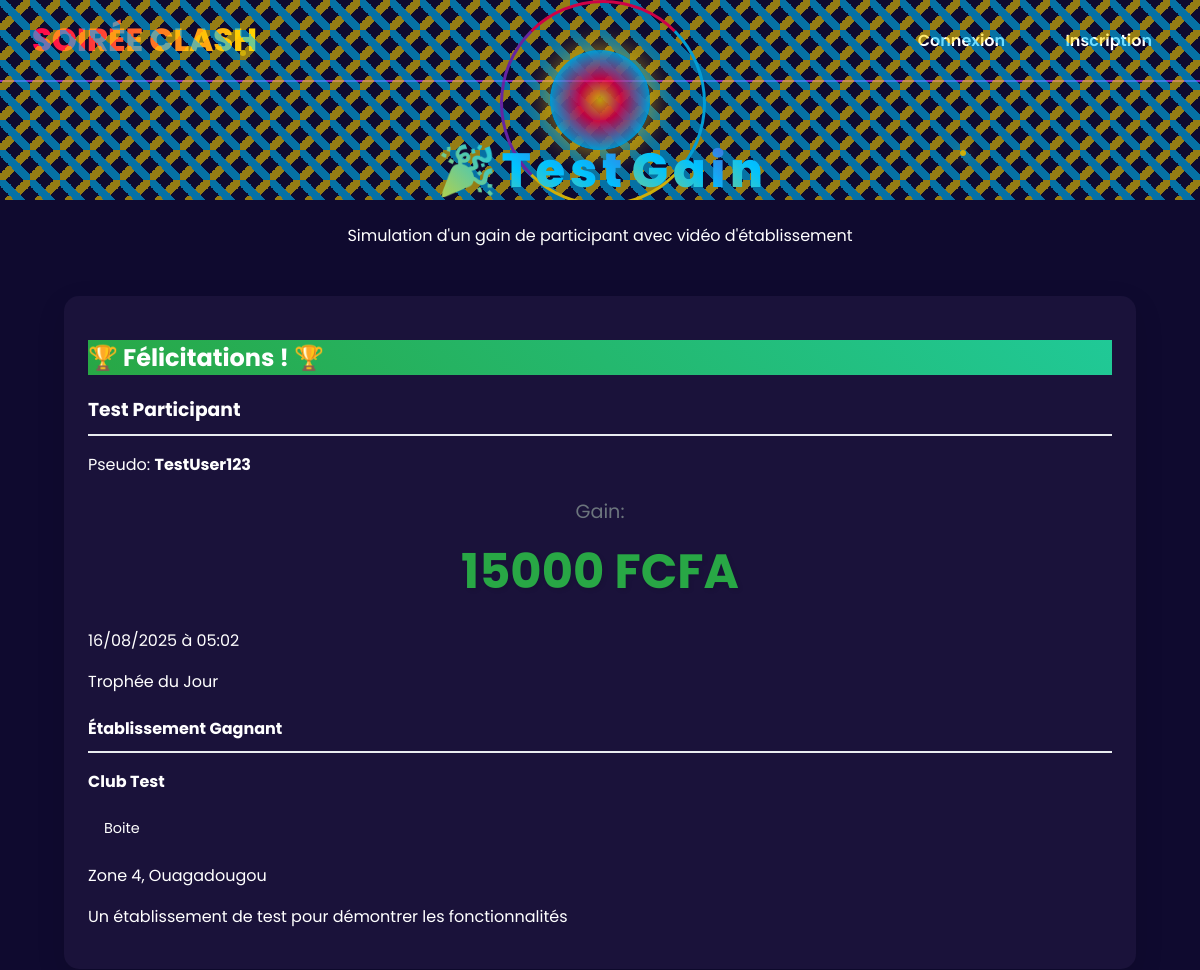
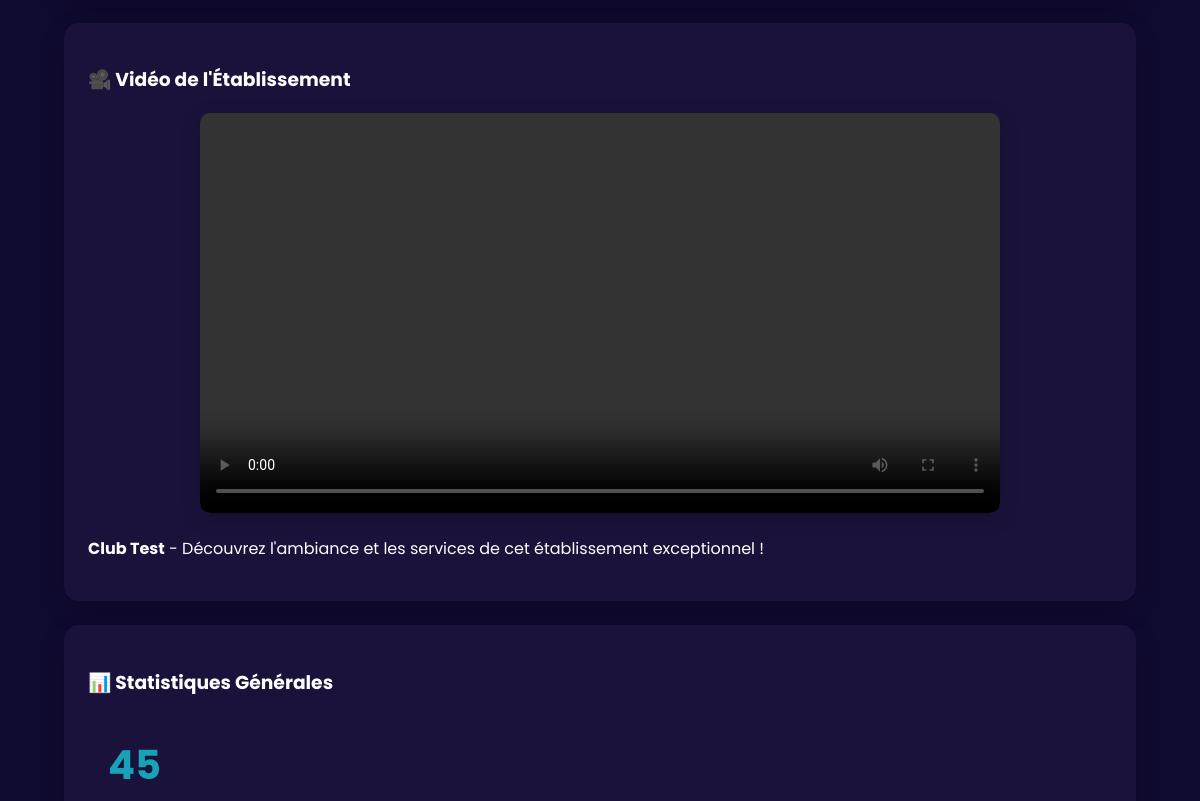
Page /test-gain-participant/ (upper part) on the earlier database version (2 pictures, top to bottom).
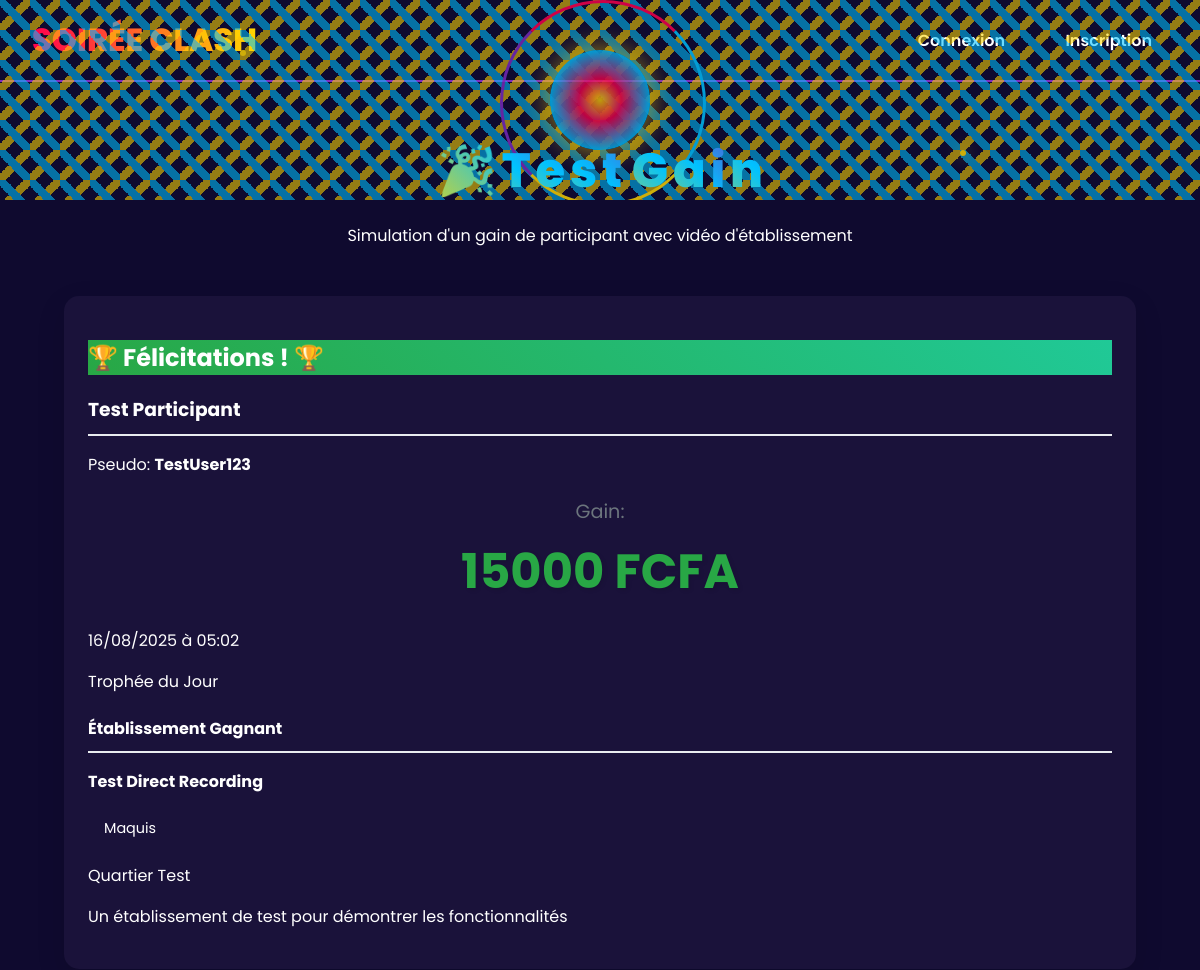
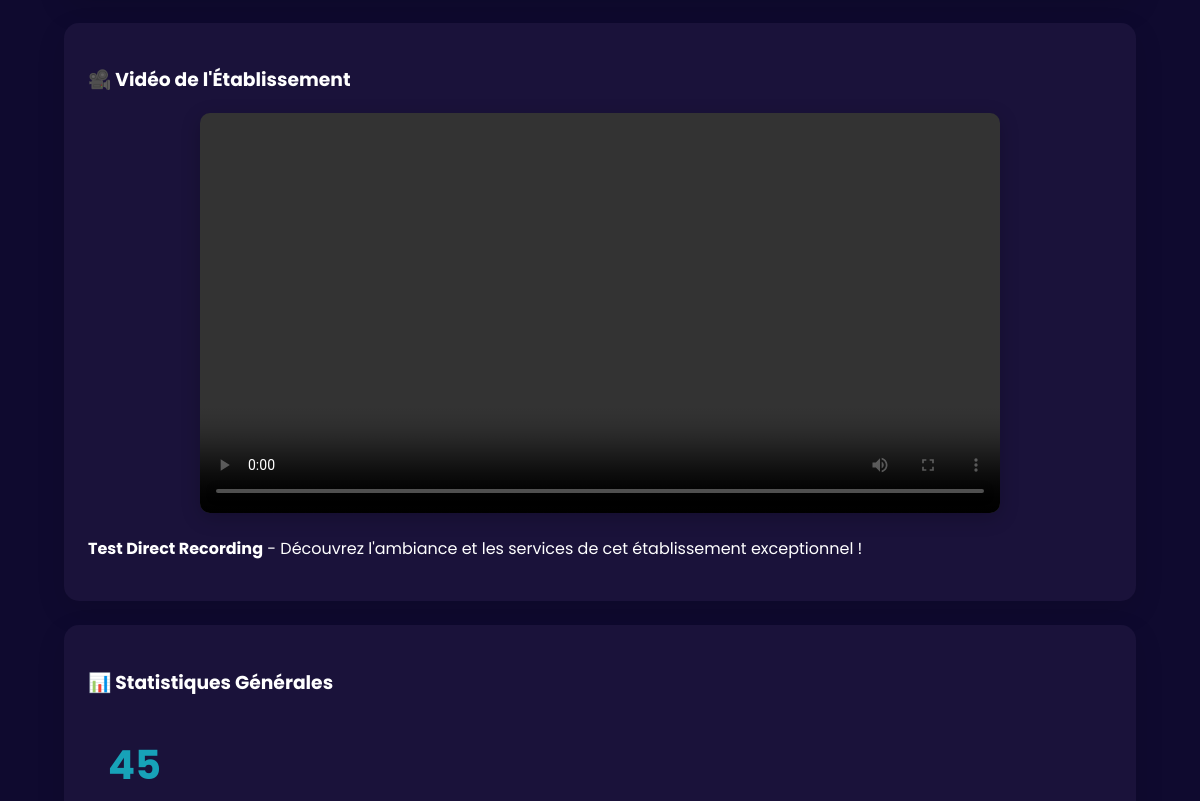
Same page on the later database version (2 pictures, top to bottom).
### soiree/models.py (models this page shows, shortened)
class Service(models.Model):
    TYPE_CHOICES = (
        ('maquis', 'Maquis'),
        ('boite', 'Boîte de Nuit'),
    )
    nom = models.CharField(max_length=100)
    type = models.CharField(max_length=10, choices=TYPE_CHOICES)
    localisation = models.CharField(max_length=200)
    adresse = models.TextField()
    telephone = models.CharField(max_length=20, blank=True)
    proprietaire = models.ForeignKey(User, on_delete=models.CASCADE)
    date_creation = models.DateTimeField(auto_now_add=True)
    actif = models.BooleanField(default=True)
    types_boissons_enregistres = models.BooleanField(default=False,
        help_text="Les types de boissons ont-ils été enregistrés ?")
    derniere_mise_a_jour_boissons = models.DateTimeField(null=True, blank=True)
    video_etablissement = models.FileField(
        upload_to='videos/etablissements/',
        blank=True,
        null=True,
        help_text="Vidéo de présentation de l'établissement (MP4, AVI, MOV recommandés)"
    )
    miniature_video = models.ImageField(
        upload_to='miniatures/videos/',
        blank=True,
        null=True,
        help_text="Miniature de la vidéo (recommandé: 16:9, max 2MB)"
    )
    class Meta:
        verbose_name = "Établissement"
        verbose_name_plural = "Établissements"

### soiree/views.py (the view)
# urls.py: path("test-gain-participant/", views.test_gain_participant, name='test_gain_participant'),
def test_gain_participant(request):
    gain_simule = {
        'participant': {
            'nom': 'Test Participant',
            'pseudo': 'TestUser123',
            'montant_gagne': 15000,
            'etablissement': 'Club Test',
            'date_gain': timezone.now().strftime('%d/%m/%Y à %H:%M'),
            'type_trophee': 'Trophée du Jour'
        },
        'etablissement': {
            'nom': 'Club Test',
            'type': 'boite',
            'localisation': 'Zone 4, Ouagadougou',
            'description': 'Un établissement de test pour démontrer les fonctionnalités',
            'video_url': '/media/videos/etablissements/video_3e96e0cc_video_enregistree_d0d0582a.webm'
        },
        'statistiques': {
            'total_participants': 45,
            'total_etablissements': 12,
            'gain_moyen': 8500,
            'gain_max': 25000
        }
    }
    try:
        service_avec_video = Service.objects.filter(
            video_etablissement__isnull=False,
            video_etablissement__gt=''
        ).first()
        if service_avec_video and service_avec_video.video_etablissement:
            gain_simule['etablissement']['video_url'] = service_avec_video.video_etablissement.url
            gain_simule['etablissement']['nom'] = service_avec_video.nom
            gain_simule['etablissement']['type'] = service_avec_video.type
            gain_simule['etablissement']['localisation'] = service_avec_video.localisation
    except Exception as e:
        print(f"Erreur lors de la récupération de la vidéo: {e}")
    context = {
        'gain_simule': gain_simule,
        'titre_page': 'Test Gain Participant - Soirée Clash'
    }
    return render(request, 'test_gain_participant.html', context)

### templates/test_gain_participant.html (shortened to what the changed rows need)
{% extends 'base.html' %}
{% block content %}
<div class="hero-section">
  <h1 class="page-title crystal-title">
    <span class="crystal-char" data-char="🎉">🎉</span>
    <span class="crystal-char" data-char="T">T</span>
    <span class="crystal-char" data-char="e">e</span>
    <span class="crystal-char" data-char="s">s</span>
    <span class="crystal-char" data-char="t">t</span>
    <span class="crystal-char" data-char="G">G</span>
    <span class="crystal-char" data-char="a">a</span>
    <span class="crystal-char" data-char="i">i</span>
    <span class="crystal-char" data-char="n">n</span>
  </h1>
</div>
<div class="container mt-5">
  <div class="row mb-5">
    <div class="col-12">
      <div class="card gain-card">
        <div class="card-header bg-success text-white text-center">
          <h2 class="mb-0">
            🏆 Félicitations ! 🏆
          </h2>
        </div>
        <div class="card-body">
          <div class="row">
            <div class="col-md-6">
              <div class="etablissement-info">
                <h4 class="text-warning">Établissement Gagnant</h4>
                <p><strong>{{ gain_simule.etablissement.nom }}</strong></p>
                <p class="badge bg-primary">{{ gain_simule.etablissement.type|title }}</p>
                <p>{{ gain_simule.etablissement.localisation }}</p>
                <p class="text-muted">{{ gain_simule.etablissement.description }}</p>
              </div>
            </div>
          </div>
        </div>
      </div>
    </div>
  </div>
  <div class="row mb-5">
    <div class="col-12">
      <div class="card video-card">
        <div class="card-body">
          <div class="video-info mt-3">
            <p class="text-center">
              <strong>{{ gain_simule.etablissement.nom }}</strong> -
              Découvrez l'ambiance et les services de cet établissement exceptionnel !
            </p>
          </div>
        </div>
      </div>
    </div>
  </div>
</div>
{% endblock %}

Differences in the rows shown:
no longer on this page (row unchanged): Service: etablissement.type "Boite"
added Service: etablissement.nom "Test Direct Recording", etablissement.type "Maquis", etablissement.localisation "Quartier Test"
Other differences:
{{ gain_simule.etablissement.nom }}: "Club Test" → (not shown)
{{ gain_simule.etablissement.localisation }}: "Zone 4, Ouagadougou" → (not shown)
